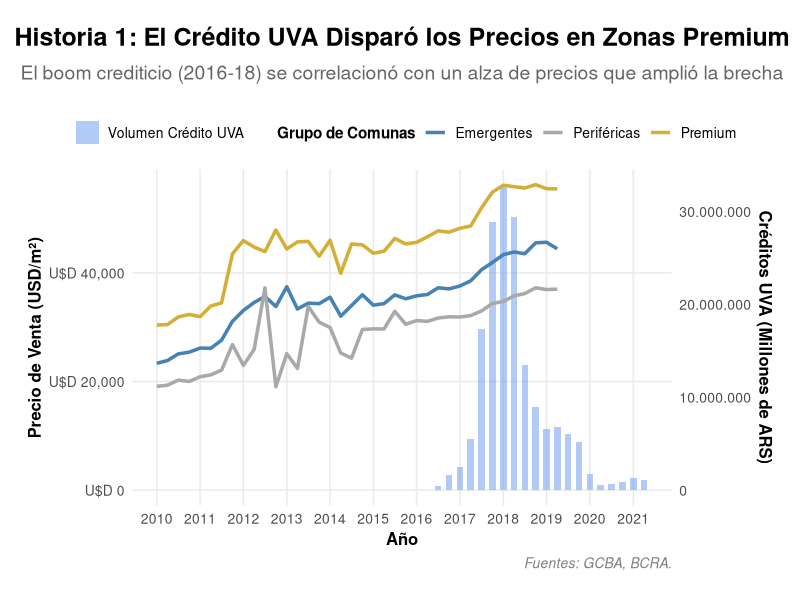
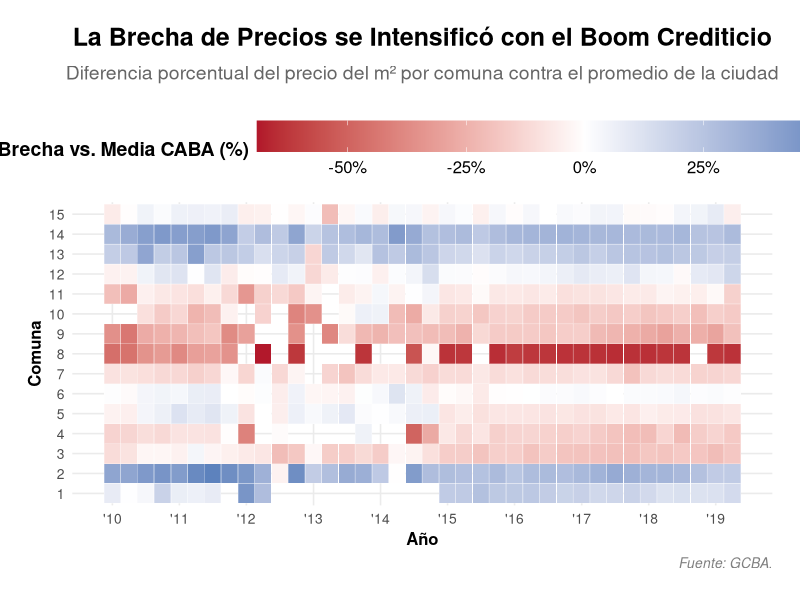
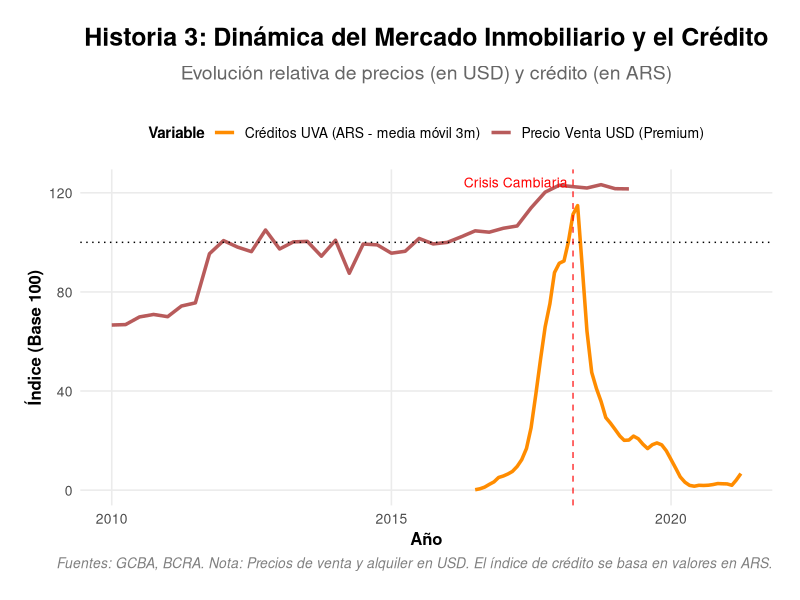
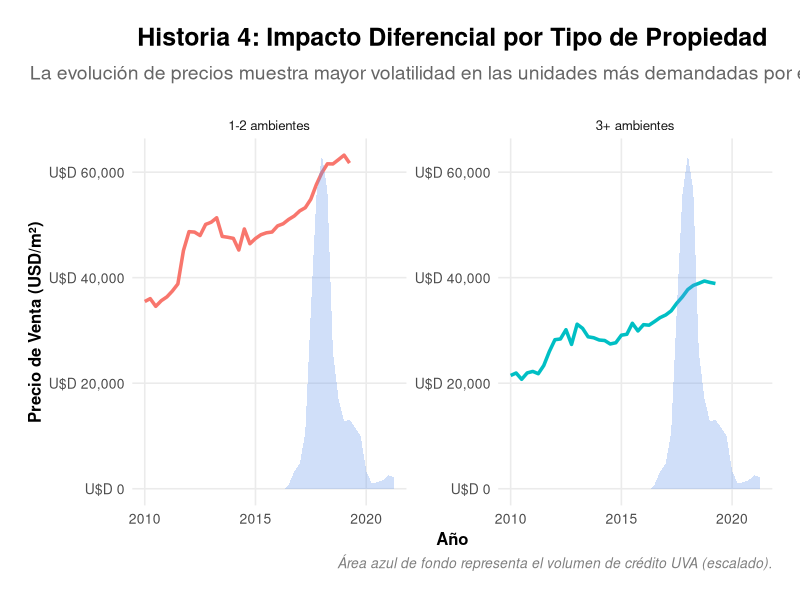
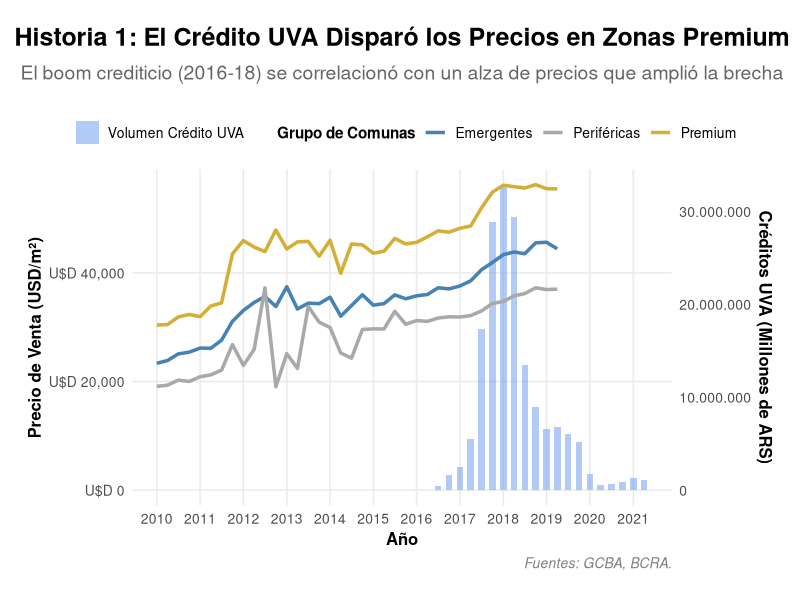
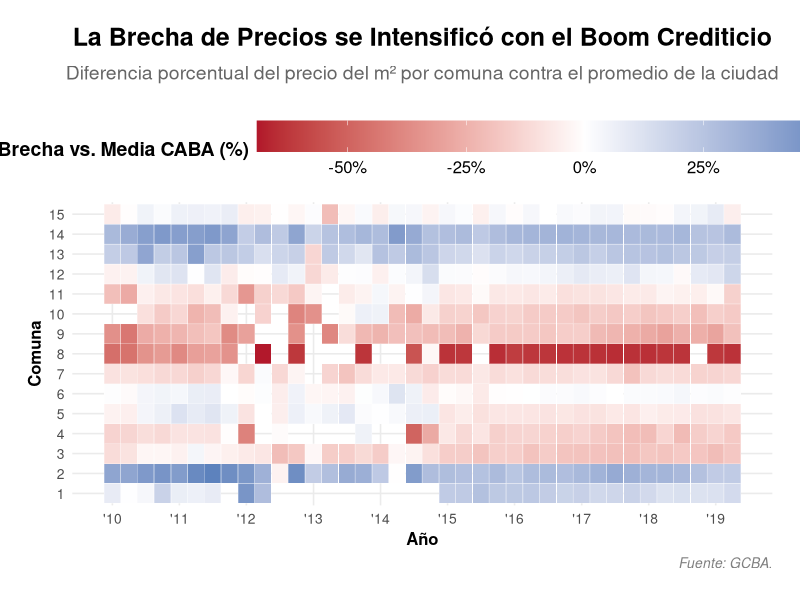
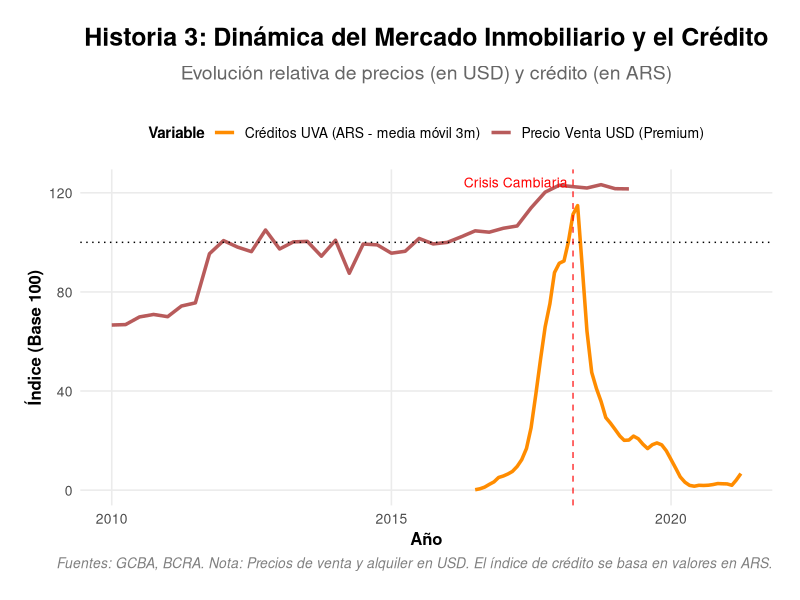
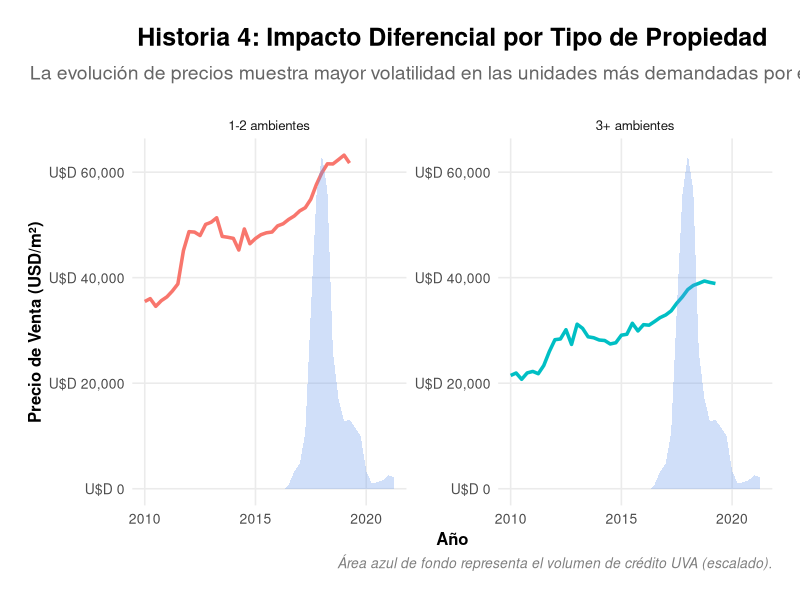

These figures' R source, in order:
# =============================================================================
# SCRIPT 03: ANÁLISIS Y VISUALIZACIÓN DEL MERCADO INMOBILIARIO
#
# OBJETIVO:
# Este script realiza un análisis completo del mercado inmobiliario de CABA
# entre 2010-2020, con foco en el impacto de los créditos UVA. Incluye:
# 1. Preparación y enriquecimiento de los datos.
# 2. Cálculo de estadísticas descriptivas clave para el análisis.
# 3. Generación de visualizaciones para el storytelling del informe final.
#
# AUTOR: Patricio Cross
# FECHA: 03/07/2025
# =============================================================================


# =============================================================================
# 00. CONFIGURACIÓN Y CARGA DE LIBRERÍAS
# =============================================================================
library(tidyverse)
library(lubridate)
library(scales)
library(zoo) # Para la función rollmean()

# --- Configuración de Salida ---
output_path <- "C:/Users/patri/OneDrive - Económicas - UBA/Escritorio/facu/Ciencia de datos/TP/Mercado-Inmobiliario-BA/output/"
if (!dir.exists(output_path)) dir.create(output_path, recursive = TRUE)

# --- Función Auxiliar para Guardar Gráficos ---
save_plot <- function(plot, filename, width = 12, height = 8) {
  ggsave(
    filename = file.path(output_path, filename),
    plot = plot,
    width = width,
    height = height,
    dpi = 300,
    bg = "white"
  )
}

# --- Tema Gráfico Personalizado ---
theme_custom <- theme_minimal(base_size = 12) +
  theme(
    plot.title = element_text(size = 18, face = "bold", hjust = 0.5, margin = margin(b = 10)),
    plot.subtitle = element_text(size = 14, hjust = 0.5, color = "gray40", margin = margin(b = 20)),
    plot.caption = element_text(size = 10, color = "gray50", hjust = 1, face = "italic"),
    axis.title = element_text(size = 12, face = "bold"),
    axis.text = element_text(size = 10),
    legend.position = "top",
    legend.title = element_text(size = 11, face = "bold"),
    legend.text = element_text(size = 10),
    panel.grid.minor = element_blank(),
    plot.margin = margin(20, 20, 20, 20),
    plot.background = element_rect(fill = "white", color = NA)
  )


# =============================================================================
# 01. CARGA Y PREPARACIÓN DE DATOS
# =============================================================================
# --- Carga de Datasets Limpios ---
# Se asume que los scripts 01 y 02 ya fueron ejecutados.
precio_venta_clean <- read_csv("input/precio_venta_clean.csv")
precio_alquiler_clean <- read_csv("input/precio_alquiler_clean.csv")
prestamos_uva_clean <- read_csv("input/prestamos_uva_clean.csv")
tipo_de_cambio <- read_csv("input/tipo_cambio_historico.csv")

# --- Definición de Variables Clave ---
comunas_premium <- c(1, 2, 13, 14)
comunas_emergentes <- c(3, 5, 6, 7, 11, 12, 15)
comunas_perifericas <- c(4, 8, 9, 10)
fecha_lanzamiento_uva <- as.Date("2016-04-01")
fecha_crisis_cambiaria <- as.Date("2018-04-01")

# --- Agrupación y Agregación de Datos ---
venta_agrupada <- precio_venta_clean %>%
  mutate(
    grupo_comuna = case_when(
      comuna %in% comunas_premium    ~ "Premium",
      comuna %in% comunas_emergentes ~ "Emergentes",
      comuna %in% comunas_perifericas  ~ "Periféricas",
      TRUE                           ~ "Otro"
    )
  ) %>%
  filter(grupo_comuna != "Otro") %>%
  group_by(fecha, grupo_comuna) %>%
  summarise(precio_m2_promedio = mean(precio_m2_estimado, na.rm = TRUE), .groups = 'drop')

venta_total_ciudad <- precio_venta_clean %>%
  group_by(fecha) %>%
  summarise(precio_m2_promedio = mean(precio_m2_estimado, na.rm = TRUE), .groups = 'drop')

alquiler_total_ciudad <- precio_alquiler_clean %>%
  group_by(fecha) %>%
  summarise(precio_m2_promedio = mean(precio_m2_estimado, na.rm = TRUE), .groups = 'drop')

# --- Dolarización de Precios de Alquiler ---
tipo_de_cambio_clean <- tipo_de_cambio %>%
  mutate(fecha = make_date(ano, mes, 1)) %>%
  select(fecha, tipo_cambio_promedio)

alquiler_dolarizado <- alquiler_total_ciudad %>%
  left_join(tipo_de_cambio_clean, by = "fecha") %>%
  fill(tipo_cambio_promedio, .direction = "downup") %>%
  mutate(precio_m2_usd = precio_m2_promedio / tipo_cambio_promedio) %>%
  filter(!is.na(precio_m2_usd) & is.finite(precio_m2_usd))


# =============================================================================
# 02. ANÁLISIS ESTADÍSTICO DESCRIPTIVO
# =============================================================================
cat("============================================================\n")
cat("ANÁLISIS ESTADÍSTICO DEL MERCADO INMOBILIARIO\n")
cat("============================================================\n\n")

# --- 2.1. Correlación Crédito vs. Precio Venta (Boom 2016-2018) ---
cor_data <- prestamos_uva_clean %>%
  filter(fecha >= "2016-01-01" & fecha <= "2018-03-01") %>%
  left_join(venta_agrupada %>% filter(grupo_comuna == "Premium"), by = "fecha") %>%
  select(monto_uva, precio_m2_promedio) %>%
  na.omit()

cor_credito_venta <- cor(cor_data$monto_uva, cor_data$precio_m2_promedio)
cat("1. CORRELACIÓN CRÉDITO VS. PRECIOS (2016-2018)\n")
cat("   - Correlación (Crédito UVA vs. Precio Venta Premium):", round(cor_credito_venta, 3), "\n\n")

# --- 2.2. Brecha de Precios: Premium vs. Periféricas ---
brecha_data <- venta_agrupada %>%
  pivot_wider(names_from = grupo_comuna, values_from = precio_m2_promedio) %>%
  na.omit()

brecha_2015 <- brecha_data %>%
  filter(year(fecha) == 2015) %>%
  summarise(brecha_media = mean((Premium / Periféricas) - 1, na.rm = TRUE) * 100) %>%
  pull(brecha_media)

brecha_2018 <- brecha_data %>%
  filter(year(fecha) == 2018) %>%
  summarise(brecha_media = mean((Premium / Periféricas) - 1, na.rm = TRUE) * 100) %>%
  pull(brecha_media)

cat("2. AMPLIACIÓN DE LA BRECHA DE PRECIOS\n")
cat("   - Brecha en 2015 (Pre-UVA):", round(brecha_2015, 1), "%\n")
cat("   - Brecha en 2018 (Pico del Boom):", round(brecha_2018, 1), "%\n")
cat("   - Aumento de la brecha:", round(brecha_2018 - brecha_2015, 1), "puntos porcentuales\n\n")

# --- 2.3. Divergencia Post-Crisis ---
pico_credito <- prestamos_uva_clean %>% filter(year(fecha) == 2018, quarter(fecha) == 1) %>% summarise(pico = mean(monto_uva)) %>% pull(pico)
valle_credito <- prestamos_uva_clean %>% filter(year(fecha) == 2020, quarter(fecha) == 2) %>% summarise(valle = mean(monto_uva)) %>% pull(valle)
caida_credito <- (1 - (valle_credito / pico_credito)) * 100

precio_venta_2018 <- venta_agrupada %>% filter(grupo_comuna == "Premium", year(fecha) == 2018, quarter(fecha) == 1) %>% summarise(p = mean(precio_m2_promedio)) %>% pull(p)
precio_venta_2020 <- venta_agrupada %>% filter(grupo_comuna == "Premium", year(fecha) == 2020, quarter(fecha) == 4) %>% summarise(p = mean(precio_m2_promedio)) %>% pull(p)
caida_venta <- (1 - (precio_venta_2020 / precio_venta_2018)) * 100

precio_alquiler_2019 <- alquiler_dolarizado %>% filter(year(fecha) == 2019, quarter(fecha) == 1) %>% summarise(p = mean(precio_m2_usd)) %>% pull(p)
precio_alquiler_2020 <- alquiler_dolarizado %>% filter(year(fecha) == 2020, quarter(fecha) == 4) %>% summarise(p = mean(precio_m2_usd)) %>% pull(p)
suba_alquiler <- ((precio_alquiler_2020 / precio_alquiler_2019) - 1) * 100

cat("3. DIVERGENCIA POST-CRISIS (BOCA DE COCODRILO)\n")
cat("   - Caída del Crédito (Pico 2018 vs. Valle 2020):", round(caida_credito, 1), "%\n")
cat("   - Variación Precio Venta USD (T1 2018 vs T4 2020):", -round(caida_venta, 1), "%\n")
cat("   - Variación Precio Alquiler USD (T1 2019 vs T4 2020):", round(suba_alquiler, 1), "%\n\n")

# --- 2.4. Volatilidad por Tipo de Propiedad ---
volatilidad_data <- precio_venta_clean %>%
  filter(ambientes_cat %in% c("1-2 ambientes", "3+ ambientes")) %>%
  group_by(ambientes_cat) %>%
  summarise(sd_precio = sd(precio_m2_estimado, na.rm = TRUE))

sd_venta_1_2 <- volatilidad_data %>% filter(ambientes_cat == "1-2 ambientes") %>% pull(sd_precio)
sd_venta_3_mas <- volatilidad_data %>% filter(ambientes_cat == "3+ ambientes") %>% pull(sd_precio)

cat("4. VOLATILIDAD POR TIPO DE PROPIEDAD (2016-2020)\n")
cat("   - Desviación Estándar (1-2 Ambientes):", round(sd_venta_1_2, 2), "\n")
cat("   - Desviación Estándar (3+ Ambientes):", round(sd_venta_3_mas, 2), "\n\n")
cat("============================================================\n\n")


# =============================================================================
# 03. VISUALIZACIONES PARA STORYTELLING
# =============================================================================

# --- Gráfico 1: El crédito como motor de la brecha de precios ---
creditos_trimestral <- prestamos_uva_clean %>%
  mutate(trimestre = quarter(fecha, with_year = TRUE)) %>%
  group_by(trimestre) %>%
  summarise(monto_total_creditos = sum(monto_uva, na.rm = TRUE), fecha = min(fecha), .groups = 'drop')

escala <- max(venta_agrupada$precio_m2_promedio, na.rm = TRUE) / max(creditos_trimestral$monto_total_creditos, na.rm = TRUE)

h1_g1 <- ggplot() +
  geom_col(data = creditos_trimestral, aes(x = fecha, y = monto_total_creditos * escala, fill = "Volumen Crédito UVA"), alpha = 0.5) +
  geom_line(data = venta_agrupada, aes(x = fecha, y = precio_m2_promedio, color = grupo_comuna), linewidth = 1.2) +
  annotate("vline", xintercept = fecha_lanzamiento_uva, linetype = "dashed", color = "black", alpha = 0.8) +
  annotate("text", x = fecha_lanzamiento_uva, y = Inf, label = "Lanzamiento UVA", vjust = 1.5, hjust = -0.1, angle = 90, size = 3) +
  annotate("vline", xintercept = fecha_crisis_cambiaria, linetype = "dashed", color = "red", alpha = 0.8) +
  annotate("text", x = fecha_crisis_cambiaria, y = Inf, label = "Crisis Cambiaria", vjust = 1.5, hjust = -0.1, angle = 90, size = 3, color = "red") +
  scale_y_continuous(name = "Precio de Venta (USD/m²)", labels = dollar_format(prefix = "U$D "), sec.axis = sec_axis(~ . / escala, name = "Créditos UVA (Millones de ARS)", labels = scales::comma_format(big.mark="."))) +
  scale_x_date(date_breaks = "1 year", date_labels = "%Y") +
  scale_color_manual(values = c("Premium" = "#D4AF37", "Emergentes" = "#4682B4", "Periféricas" = "#A9A9A9")) +
  scale_fill_manual(values = c("Volumen Crédito UVA" = "#6495ED")) +
  labs(title = "Historia 1: El Crédito UVA Disparó los Precios en Zonas Premium", subtitle = "El boom crediticio (2016-18) se correlacionó con un alza de precios que amplió la brecha", x = "Año", y = "", color = "Grupo de Comunas", fill = "", caption = "Fuentes: GCBA, BCRA.") +
  theme_custom
print(h1_g1)
save_plot(h1_g1, "Historia_Credito_vs_Venta.png")


# --- Gráfico 2: Mapa de Calor de Brechas de Precios ---
brecha_precios <- precio_venta_clean %>%
  group_by(fecha) %>%
  mutate(precio_promedio_ciudad = mean(precio_m2_estimado, na.rm = TRUE)) %>%
  ungroup() %>%
  mutate(brecha_pct = (precio_m2_estimado / precio_promedio_ciudad - 1) * 100, comuna_factor = factor(comuna, levels = 1:15)) %>%
  group_by(fecha, comuna_factor) %>%
  summarise(brecha_media = mean(brecha_pct, na.rm = TRUE), .groups = 'drop')

h1_g2 <- ggplot(brecha_precios, aes(x = fecha, y = comuna_factor, fill = brecha_media)) +
  geom_tile(color = "white") +
  scale_fill_gradient2(name = "Brecha vs. Media CABA (%)", low = "#B2182B", mid = "white", high = "#2166AC", midpoint = 0, labels = function(x) paste0(x, "%")) +
  labs(title = "La Brecha de Precios se Intensificó con el Boom Crediticio", subtitle = "Diferencia porcentual del precio del m² por comuna contra el promedio de la ciudad", x = "Año", y = "Comuna", caption = "Fuente: GCBA.") +
  scale_x_date(date_breaks = "1 year", date_labels = "'%y") +
  theme_custom +
  theme(legend.title = element_text(size = 14, face = "bold"), legend.text = element_text(size = 12), legend.key.height = unit(0.8, "cm"), legend.key.width = unit(3, "cm"))
print(h1_g2)
save_plot(h1_g2, "Historia_Heatmap_Brechas.png")


# --- Gráfico 3: Dinámica del Mercado y Crédito (Dolarizado) ---
# Cálculo de bases
venta_base <- venta_total_ciudad %>% filter(year(fecha) == 2018, quarter(fecha) == 1) %>% summarise(b = mean(precio_m2_promedio, na.rm = TRUE)) %>% pull(b)
credito_base <- prestamos_uva_clean %>% filter(year(fecha) == 2018, quarter(fecha) == 1) %>% summarise(b = mean(monto_uva, na.rm = TRUE)) %>% pull(b)
alquiler_base_usd <- alquiler_dolarizado %>% filter(year(fecha) == 2019, quarter(fecha) == 1) %>% summarise(b = mean(precio_m2_usd, na.rm = TRUE)) %>% pull(b)

# Creación de índices
venta_idx <- venta_agrupada %>% filter(grupo_comuna == "Premium") %>% mutate(indice = (precio_m2_promedio / venta_base) * 100, variable = "Precio Venta USD (Premium)")
alquiler_idx <- alquiler_dolarizado %>% mutate(indice = (precio_m2_usd / alquiler_base_usd) * 100, variable = "Precio Alquiler USD (CABA)")
credito_idx <- prestamos_uva_clean %>% mutate(monto_suavizado = rollmean(monto_uva, 3, fill = NA, align = "right")) %>% filter(!is.na(monto_suavizado)) %>% mutate(indice = (monto_suavizado / credito_base) * 100, variable = "Créditos UVA (ARS - media móvil 3m)")

indices_combinados <- bind_rows(
  venta_idx %>% select(fecha, indice, variable),
  alquiler_idx %>% select(fecha, indice, variable),
  credito_idx %>% select(fecha, indice, variable)
) %>%
  filter(!is.na(indice), !is.infinite(indice))

h3_g1 <- ggplot(indices_combinados, aes(x = fecha, y = indice, color = variable)) +
  geom_line(linewidth = 1.2, na.rm = TRUE) +
  geom_hline(yintercept = 100, linetype = "dotted", color = "black") +
  geom_vline(xintercept = fecha_crisis_cambiaria, linetype = "dashed", color = "red", alpha = 0.8) +
  annotate("text", x = fecha_crisis_cambiaria, y = Inf, label = "Crisis Cambiaria", vjust = 1.8, hjust = 1.05, angle = 0, size = 3.5, color = "red") +
  scale_color_manual(values = c("Precio Venta USD (Premium)" = "#B85B5B", "Precio Alquiler USD (CABA)" = "#5B8FB8", "Créditos UVA (ARS - media móvil 3m)" = "#FF8C00")) +
  coord_cartesian(ylim = c(0, NA)) +
  labs(title = "Historia 3: Dinámica del Mercado Inmobiliario y el Crédito", subtitle = "Evolución relativa de precios (en USD) y crédito (en ARS)", x = "Año", y = "Índice (Base 100)", color = "Variable", caption = "Fuentes: GCBA, BCRA. Nota: Precios de venta y alquiler en USD. El índice de crédito se basa en valores en ARS.") +
  theme_custom
print(h3_g1)
save_plot(h3_g1, "Historia_Indices_Dolarizado.png")


# --- Gráfico 4: Impacto diferencial por tipo de propiedad ---
venta_ambientes <- precio_venta_clean %>%
  group_by(fecha, ambientes_cat) %>%
  summarise(precio_m2_promedio = mean(precio_m2_estimado, na.rm = TRUE), .groups = 'drop')

h4_g1 <- ggplot(venta_ambientes, aes(x = fecha, y = precio_m2_promedio)) +
  geom_line(aes(color = ambientes_cat), linewidth = 1.2) +
  geom_area(data = creditos_trimestral, aes(x = fecha, y = monto_total_creditos * (max(venta_ambientes$precio_m2_promedio, na.rm=T) / max(creditos_trimestral$monto_total_creditos, na.rm=T))), fill = "#6495ED", alpha = 0.3) +
  facet_wrap(~ambientes_cat, scales = "free_y") +
  scale_y_continuous(labels = dollar_format(prefix = "U$D ")) +
  labs(title = "Historia 4: Impacto Diferencial por Tipo de Propiedad", subtitle = "La evolución de precios muestra mayor volatilidad en las unidades más demandadas por el crédito", x = "Año", y = "Precio de Venta (USD/m²)", caption = "Área azul de fondo representa el volumen de crédito UVA (escalado).") +
  theme_custom +
  theme(legend.position = "none")
print(h4_g1)
save_plot(h4_g1, "Historia_Small_Multiples_Ambientes.png")

cat("\n--- Proceso de análisis y visualización completado. Archivos guardados en /output ---\n")

